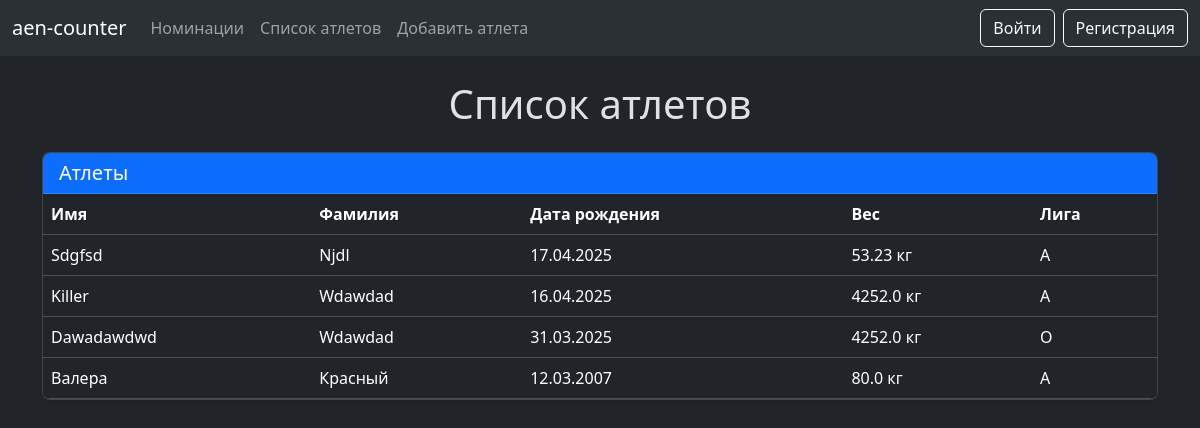
The page /athlets on the database as committed earlier.
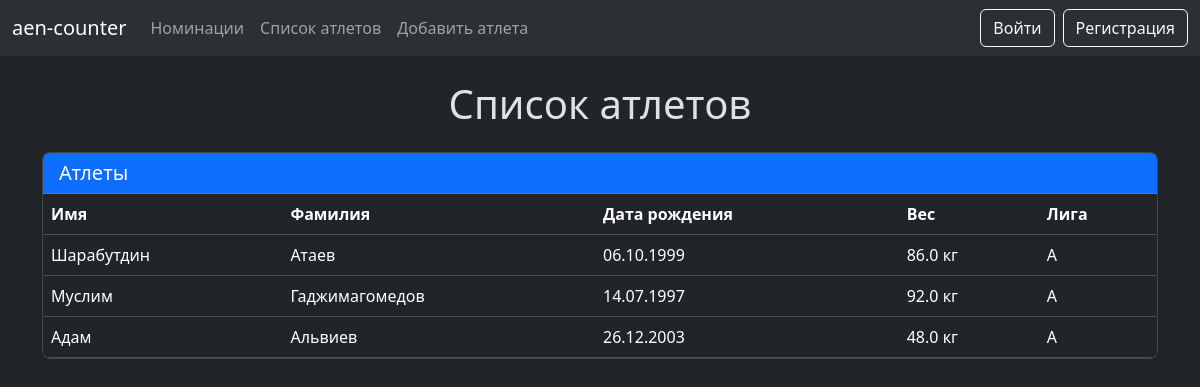
The same page on the database as committed later.
### data/athletes.py (models this page shows)
class Athlete(SqlAlchemyBase):
    __tablename__ = 'athletes'
    id = sa.Column(sa.Integer, primary_key=True, autoincrement=True)
    name = sa.Column(sa.String, nullable=False)
    surname = sa.Column(sa.String, nullable=False)
    birth_date = sa.Column(sa.Date, nullable=False)
    weight = sa.Column(sa.Float)
    league = sa.Column(sa.Integer)

### main.py (the view)
@app.route('/athlets', methods=['GET', 'POST'])
def athlets():
    db_sess = db_session.create_session()
    athletes = db_sess.query(Athlete).all()
    return render_template('list_athlets.html', athletes=athletes, title='Атлеты')

### data/db_session.py (called while the page is built)
def create_session() -> Session:
    global __factory
    return __factory()

### templates/list_athlets.html (shortened to what this page needs)
{% extends "base.html" %}
{% block content %}
<div class="container mt-4">
    <h1 class="text-center mb-4">Список атлетов</h1>
    <div class="card shadow-sm">
        <div class="card-header bg-primary text-white">
            <h5 class="mb-0">Атлеты</h5>
        </div>
        <div class="table-responsive">
            <table class="table table-hover mb-0">
                <thead class="thead-light">
                    <tr>
                        <th scope="col" class="text-nowrap">Имя</th>
                        <th scope="col" class="text-nowrap">Фамилия</th>
                        <th scope="col" class="text-nowrap">Дата рождения</th>
                        <th scope="col" class="text-nowrap">Вес</th>
                        <th scope="col" class="text-nowrap">Лига</th>
                    </tr>
                </thead>
                <tbody>
                    {% for athlete in athletes %}
                    <tr>
                        <td>{{ athlete.name }}</td>
                        <td>{{ athlete.surname }}</td>
                        <td>{{ athlete.birth_date.strftime('%d.%m.%Y') }}</td>
                        <td>{{ athlete.weight }} кг</td>
                        <td>
                            <span>
                                {% if athlete.league == 0 %}А
                                {% elif athlete.league == 1 %}Б
                                {% elif athlete.league == 2 %}C
                                {% elif athlete.league == 3 %}О
                                {% endif %}
                            </span>
                        </td>
                    </tr>
                    {% endfor %}
                </tbody>
            </table>
        </div>
    </div>
</div>
{% endblock %}

### templates/base.html (shortened to what this page needs)
<!doctype html>
<html lang="ru" data-bs-theme="dark">
<head>
    <link href="https://cdn.jsdelivr.net/npm/bootstrap@5.3.5/dist/css/bootstrap.min.css" rel="stylesheet"
>
</head>
<body>
<nav class="navbar navbar-expand-lg bg-body-tertiary" data-bs-theme="dark">
    <div class="container-fluid">
        <a class="navbar-brand" href="/">aen-counter</a>
        <div class="collapse navbar-collapse" id="navbarSupportedContent">
            <ul class="navbar-nav me-auto mb-2 mb-lg-0">
                <li class="nav-item">
                    <a class="nav-link" href="/nomination">Номинации</a>
                </li>
                <li class="nav-item">
                    <a class="nav-link" href="/athlets">Список атлетов</a>
                </li>
                <li class="nav-item">
                    <a class="nav-link" href="/add_athlete">Добавить атлета</a>
                </li>
            </ul>
            <div class="d-flex gap-2">
                {% if current_user.is_authenticated %}
                    <a href="/logout" class="btn btn-outline-light">Выйти</a>
                {% else %}
                    <a href="/login" class="btn btn-outline-light">Войти</a>
                    <a href="/reg_user" class="btn btn-outline-light">Регистрация</a>
                {% endif %}
            </div>
        </div>
    </div>
</nav>
{% block content %}{% endblock %}
</body>
</html>

### templates/list_athlets.html (style rules this page uses)
.table th { font-weight: 600; }
.table td, .table th { vertical-align: middle; }
.card { border-radius: 0.5rem; overflow: hidden; }

Rows that differ between the two databases and show on the page:
removed Athlete: name "Sdgfsd", surname "Njdl", birth_date "17.04.2025", weight "53.23", league "А"
removed Athlete: name "Killer", surname "Wdawdad", birth_date "16.04.2025", weight "4252.0", league "А"
removed Athlete: name "Dawadawdwd", surname "Wdawdad", birth_date "31.03.2025", weight "4252.0", league "О"
removed Athlete: name "Валера", surname "Красный", birth_date "12.03.2007", weight "80.0", league "А"
added Athlete: name "Шарабутдин", surname "Атаев", birth_date "06.10.1999", weight "86.0", league "А"
added Athlete: name "Муслим", surname "Гаджимагомедов", birth_date "14.07.1997", weight "92.0", league "А"
added Athlete: name "Адам", surname "Альвиев", birth_date "26.12.2003", weight "48.0", league "А"
